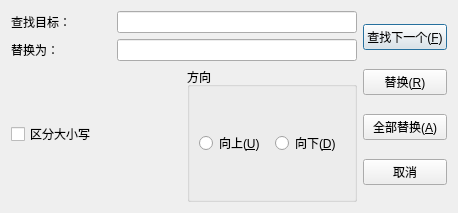
<?xml version="1.0" encoding="UTF-8"?>
<ui version="4.0">
 <class>ReplaceDialog</class>
 <widget class="QDialog" name="ReplaceDialog">
  <property name="geometry">
   <rect>
    <x>0</x>
    <y>0</y>
    <width>458</width>
    <height>213</height>
   </rect>
  </property>
  <property name="maximumSize">
   <size>
    <width>458</width>
    <height>213</height>
   </size>
  </property>
  <property name="windowTitle">
   <string>替换</string>
  </property>
  <layout class="QHBoxLayout" name="horizontalLayout_6">
   <item>
    <layout class="QVBoxLayout" name="verticalLayout_3">
     <item>
      <layout class="QVBoxLayout" name="verticalLayout_2">
       <item>
        <layout class="QHBoxLayout" name="horizontalLayout">
         <item>
          <widget class="QLabel" name="label">
           <property name="sizePolicy">
            <sizepolicy hsizetype="Fixed" vsizetype="Preferred">
             <horstretch>0</horstretch>
             <verstretch>0</verstretch>
            </sizepolicy>
           </property>
           <property name="minimumSize">
            <size>
             <width>100</width>
             <height>0</height>
            </size>
           </property>
           <property name="maximumSize">
            <size>
             <width>100</width>
             <height>16777215</height>
            </size>
           </property>
           <property name="text">
            <string>查找目标：</string>
           </property>
          </widget>
         </item>
         <item>
          <widget class="QLineEdit" name="FindTargetText"/>
         </item>
        </layout>
       </item>
       <item>
        <layout class="QHBoxLayout" name="horizontalLayout_2">
         <item>
          <widget class="QLabel" name="label_2">
           <property name="sizePolicy">
            <sizepolicy hsizetype="Fixed" vsizetype="Fixed">
             <horstretch>0</horstretch>
             <verstretch>0</verstretch>
            </sizepolicy>
           </property>
           <property name="minimumSize">
            <size>
             <width>100</width>
             <height>0</height>
            </size>
           </property>
           <property name="maximumSize">
            <size>
             <width>100</width>
             <height>16777215</height>
            </size>
           </property>
           <property name="text">
            <string>替换为：</string>
           </property>
          </widget>
         </item>
         <item>
          <widget class="QLineEdit" name="ReplaceText"/>
         </item>
        </layout>
       </item>
      </layout>
     </item>
     <item>
      <layout class="QHBoxLayout" name="horizontalLayout_5">
       <item>
        <widget class="QCheckBox" name="cbCaseSensitive">
         <property name="text">
          <string>区分大小写</string>
         </property>
        </widget>
       </item>
       <item>
        <widget class="QGroupBox" name="groupBox">
         <property name="title">
          <string>方向</string>
         </property>
         <layout class="QHBoxLayout" name="horizontalLayout_4">
          <item>
           <layout class="QHBoxLayout" name="horizontalLayout_3">
            <item>
             <widget class="QRadioButton" name="rbUp">
              <property name="text">
               <string>向上(&amp;U)</string>
              </property>
             </widget>
            </item>
            <item>
             <widget class="QRadioButton" name="rbDown">
              <property name="text">
               <string>向下(&amp;D)</string>
              </property>
             </widget>
            </item>
           </layout>
          </item>
         </layout>
        </widget>
       </item>
      </layout>
     </item>
    </layout>
   </item>
   <item>
    <layout class="QVBoxLayout" name="verticalLayout">
     <item>
      <widget class="QPushButton" name="btFindNext">
       <property name="text">
        <string>查找下一个(&amp;F)</string>
       </property>
      </widget>
     </item>
     <item>
      <widget class="QPushButton" name="btReplace">
       <property name="text">
        <string>替换(&amp;R)</string>
       </property>
      </widget>
     </item>
     <item>
      <widget class="QPushButton" name="btReplaceAll">
       <property name="text">
        <string>全部替换(&amp;A)</string>
       </property>
      </widget>
     </item>
     <item>
      <widget class="QPushButton" name="btCancel">
       <property name="text">
        <string>取消</string>
       </property>
      </widget>
     </item>
    </layout>
   </item>
  </layout>
 </widget>
 <resources/>
 <connections/>
</ui>
